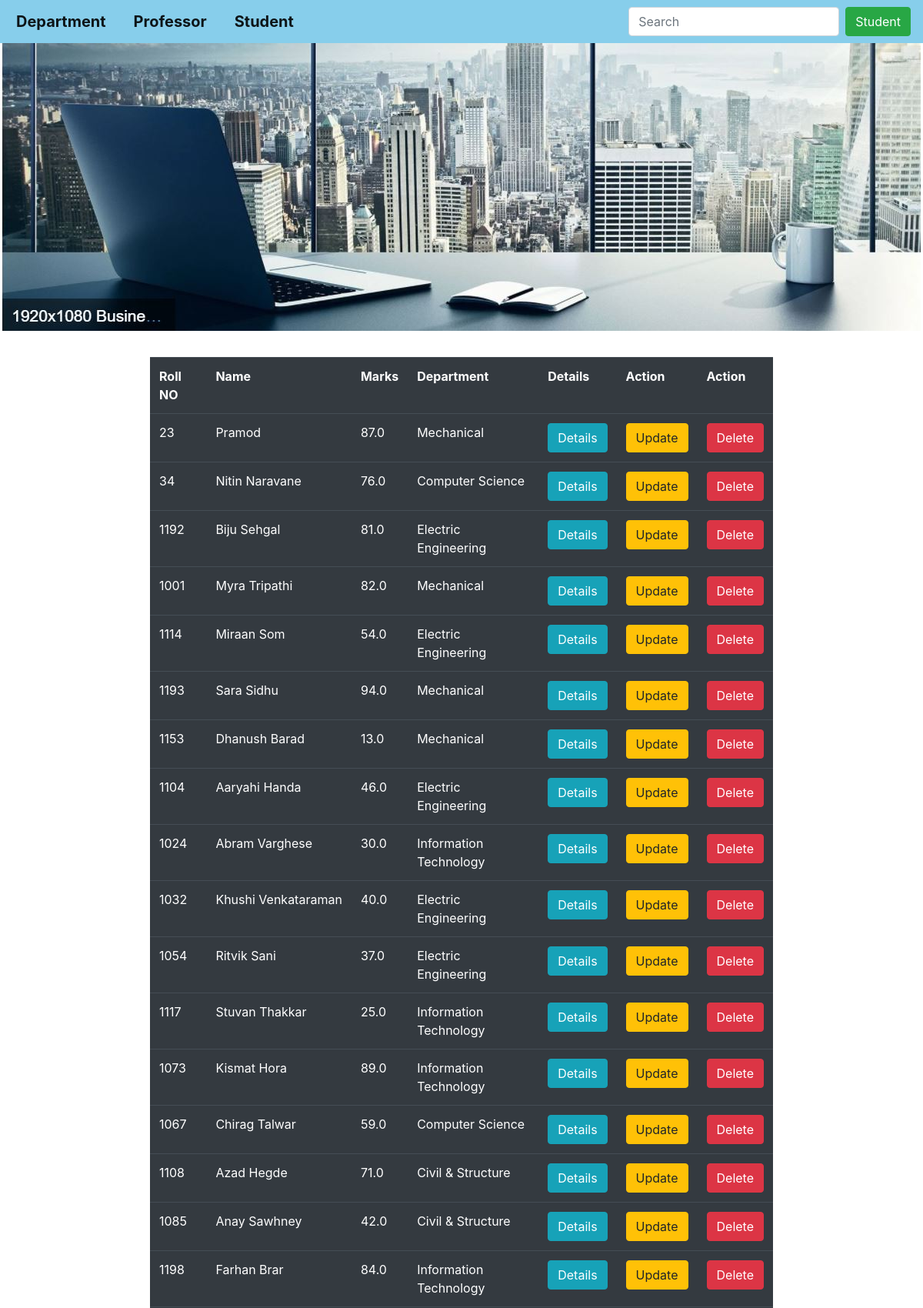
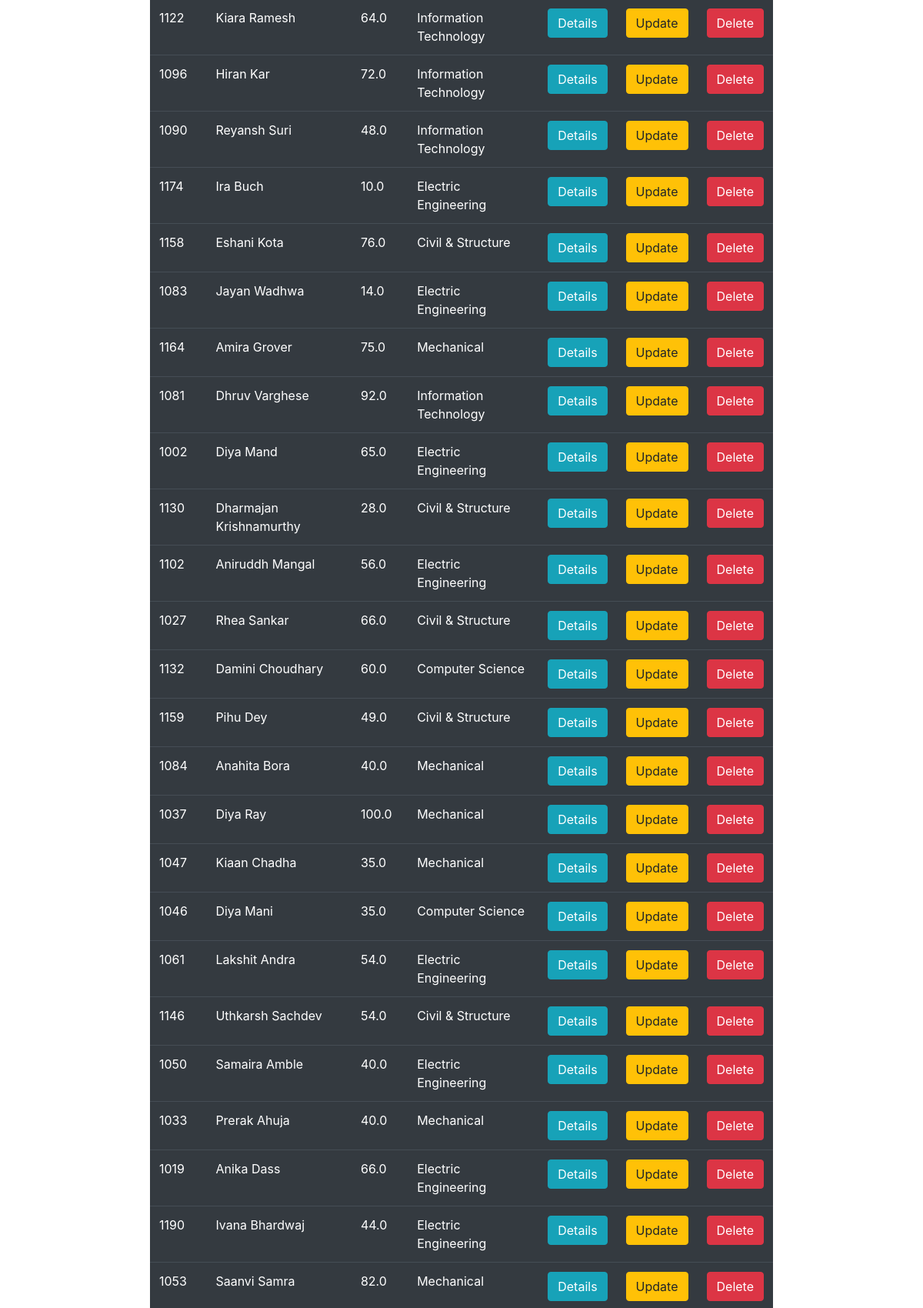
Screenshot of /fa/showShow/ (upper part) with the database file from the repository (2 pictures, top to bottom).
### FirstApp/models.py (models this page shows, shortened)
class Student(models.Model):
    department = models.ForeignKey(Department, on_delete=models.CASCADE ,related_name='department_stud')
    roll_no = models.IntegerField(unique=True)
    stud_name = models.CharField(max_length=80)
    marks = models.FloatField()

class Department(models.Model):
    dept_Name = models.CharField(max_length=40,unique=True)
    intake = models.IntegerField()

### FirstApp/views.py (the view)
# urls.py: path('showShow/',views.ShowStudView,name='Show-Stud'),
def ShowStudView(request):
    stud_object = Student.objects.all()
    if request.method == 'POST':
        stud_object = Student.objects.filter(stud_name__icontains=request.POST['searchdata'])
    template_name = 'FirstApp/showStud.html'
    context = {'stud_object': stud_object}
    return render(request, template_name, context)

### templates/FirstApp/showStud.html (shortened to what this page needs)
{% extends 'layout.html' %}
{% block search %}
    <ul class="navbar-nav ml-auto ">
        <form method="post" class="form-inline mr-auto">
            <input class="form-control mr-sm-2" type="search" name="searchdata" placeholder="Search" aria-label="Search">
            <button class="btn btn-success " type="submit">Student</button>
        </form>
    </ul>
{% endblock %}
{% block content %}
<div class="container" style="width:70%">
  <table class="table table-dark" >
    <tr>
      <th>Roll NO</th>
      <th>Name</th>
      <th>Marks</th>
      <th>Department</th>
      <th>Details</th>
      <th>Action</th>
      <th>Action</th>
    </tr>
    {% for stud in stud_object %}
      <tr>
        <td>{{stud.roll_no}}</td>
        <td>{{stud.stud_name}}</td>
        <td>{{stud.marks}}</td>
        <td>{{stud.department.dept_Name}}</td>
        <td><a href="{% url 'Details_stud' stud.roll_no %}"><button class="btn btn-info">Details</button></a></td>
        <td><a href="{% url 'update_stud' stud.roll_no %}"><button class="btn btn-warning">Update</button></a></td>
        <td><a href="{% url 'Delete_stud' stud.roll_no %}"><button class="btn btn-danger">Delete</button></a></td>
      </tr>
    {% endfor %}
  </table>
</div>
{% endblock %}

### static/FirstApp/style.css (style rules this page uses)
body { background-image: url("Capture_1.JPG"); background-repeat: no-repeat; }

### rows the page displays
Student: roll_no "23", stud_name "Pramod", marks "87.0", department.dept_Name "Mechanical"
Student: roll_no "34", stud_name "Nitin Naravane", marks "76.0", department.dept_Name "Computer Science"
Student: roll_no "1192", stud_name "Biju Sehgal", marks "81.0", department.dept_Name "Electric Engineering"
Student: roll_no "1001", stud_name "Myra Tripathi", marks "82.0", department.dept_Name "Mechanical"
Student: roll_no "1114", stud_name "Miraan Som", marks "54.0", department.dept_Name "Electric Engineering"
Student: roll_no "1193", stud_name "Sara Sidhu", marks "94.0", department.dept_Name "Mechanical"
Student: roll_no "1153", stud_name "Dhanush Barad", marks "13.0", department.dept_Name "Mechanical"
Student: roll_no "1104", stud_name "Aaryahi Handa", marks "46.0", department.dept_Name "Electric Engineering"
Student: roll_no "1024", stud_name "Abram Varghese", marks "30.0", department.dept_Name "Information Technology"
Student: roll_no "1032", stud_name "Khushi Venkataraman", marks "40.0", department.dept_Name "Electric Engineering"
Student: roll_no "1054", stud_name "Ritvik Sani", marks "37.0", department.dept_Name "Electric Engineering"
Student: roll_no "1117", stud_name "Stuvan Thakkar", marks "25.0", department.dept_Name "Information Technology"
Student: roll_no "1073", stud_name "Kismat Hora", marks "89.0", department.dept_Name "Information Technology"
Student: roll_no "1067", stud_name "Chirag Talwar", marks "59.0", department.dept_Name "Computer Science"
Student: roll_no "1108", stud_name "Azad Hegde", marks "71.0", department.dept_Name "Civil & Structure"
Student: roll_no "1085", stud_name "Anay Sawhney", marks "42.0", department.dept_Name "Civil & Structure"
Student: roll_no "1198", stud_name "Farhan Brar", marks "84.0", department.dept_Name "Information Technology"
Student: roll_no "1122", stud_name "Kiara Ramesh", marks "64.0", department.dept_Name "Information Technology"
Student: roll_no "1096", stud_name "Hiran Kar", marks "72.0", department.dept_Name "Information Technology"
Student: roll_no "1090", stud_name "Reyansh Suri", marks "48.0", department.dept_Name "Information Technology"
Student: roll_no "1174", stud_name "Ira Buch", marks "10.0", department.dept_Name "Electric Engineering"
Student: roll_no "1158", stud_name "Eshani Kota", marks "76.0", department.dept_Name "Civil & Structure"
Student: roll_no "1083", stud_name "Jayan Wadhwa", marks "14.0", department.dept_Name "Electric Engineering"
Student: roll_no "1164", stud_name "Amira Grover", marks "75.0", department.dept_Name "Mechanical"
Student: roll_no "1081", stud_name "Dhruv Varghese", marks "92.0", department.dept_Name "Information Technology"
Student: roll_no "1002", stud_name "Diya Mand", marks "65.0", department.dept_Name "Electric Engineering"
Student: roll_no "1130", stud_name "Dharmajan Krishnamurthy", marks "28.0", department.dept_Name "Civil & Structure"
Student: roll_no "1102", stud_name "Aniruddh Mangal", marks "56.0", department.dept_Name "Electric Engineering"
Student: roll_no "1027", stud_name "Rhea Sankar", marks "66.0", department.dept_Name "Civil & Structure"
Student: roll_no "1132", stud_name "Damini Choudhary", marks "60.0", department.dept_Name "Computer Science"
Student: roll_no "1159", stud_name "Pihu Dey", marks "49.0", department.dept_Name "Civil & Structure"
Student: roll_no "1084", stud_name "Anahita Bora", marks "40.0", department.dept_Name "Mechanical"
Student: roll_no "1037", stud_name "Diya Ray", marks "100.0", department.dept_Name "Mechanical"
Student: roll_no "1047", stud_name "Kiaan Chadha", marks "35.0", department.dept_Name "Mechanical"
Student: roll_no "1046", stud_name "Diya Mani", marks "35.0", department.dept_Name "Computer Science"
Student: roll_no "1061", stud_name "Lakshit Andra", marks "54.0", department.dept_Name "Electric Engineering"
Student: roll_no "1146", stud_name "Uthkarsh Sachdev", marks "54.0", department.dept_Name "Civil & Structure"
Student: roll_no "1050", stud_name "Samaira Amble", marks "40.0", department.dept_Name "Electric Engineering"
Student: roll_no "1033", stud_name "Prerak Ahuja", marks "40.0", department.dept_Name "Mechanical"
Student: roll_no "1019", stud_name "Anika Dass", marks "66.0", department.dept_Name "Electric Engineering"
Student: roll_no "1190", stud_name "Ivana Bhardwaj", marks "44.0", department.dept_Name "Electric Engineering"
Student: roll_no "1053", stud_name "Saanvi Samra", marks "82.0", department.dept_Name "Mechanical"
